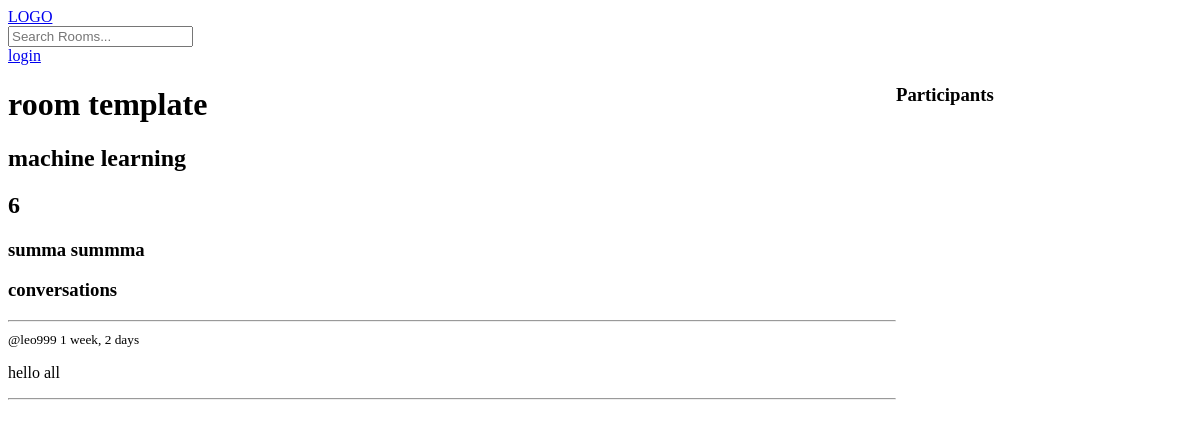
The page /room/6 on the database as committed earlier.
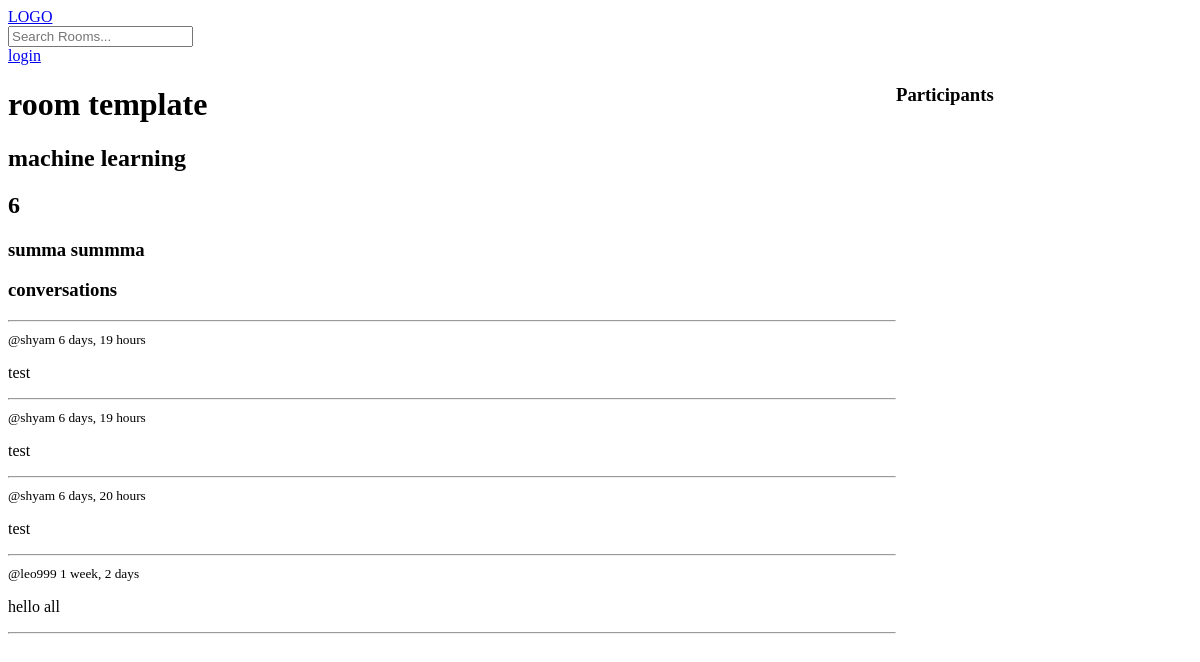
The same page on the database as committed later.
### base/models.py (models this page shows, shortened)
class Room(models.Model):
    host=models.ForeignKey(User,on_delete=models.CASCADE,null=True)
    topic=models.ForeignKey(Topic,on_delete=models.SET_NULL,null=True)
    name = models.CharField(max_length=100)
    description = models.TextField(null=True,blank=True)
    participants = models.ManyToManyField(User,related_name='participants',blank=True)
    updated = models.DateTimeField(auto_now=True)
    created = models.DateTimeField(auto_now_add=True)
    class Meta:
        ordering = ['-updated','-created']
    def __str__(self):
        return self.name

class Message(models.Model):
    user =models.ForeignKey(User,on_delete=models.CASCADE)
    room = models.ForeignKey(Room,on_delete=models.SET_NULL,null=True)
    body = models.TextField()
    updated = models.DateTimeField(auto_now=True)
    created = models.DateTimeField(auto_now_add=True)

### base/views.py (the view, shortened to what this page needs)
# urls.py: path("room/<str:pk>",views.room,name='room'),
def room(request,pk):
    rooms = Room.objects.get(id=pk)
    participant = rooms.participants.all()
    room_message = rooms.message_set.all()  .order_by('-created')
    context = {'room':rooms,'room_message':room_message,'participants':participant}
    return render(request,'base/room.html',context=context)

### base/templates/base/room.html (shortened to what this page needs)
{% extends 'main.html' %}
{% block content %}
<div class="room-container">
    <div>
        <h1>room template</h1>
        <h2>{{ room }}</h2>
        <h2>{{ room.id }}</h2>
        <h3>{{ room.description }}</h3>
        <div class="comment-wrapper">
            <h3>conversations</h3>
            <hr>
            {% for message in room_message %}
                <small>@{{ message.user }} {{ message.created|timesince }}</small>
                <p>{{ message.body }}</p>
                <hr>
            {% endfor %}
        </div>
    </div>
    <div>
        <h3>Participants</h3>
    </div>
</div>
{% endblock content %}

### template/main.html (shortened to what this page needs)
<!DOCTYPE html>
<html lang="en">
<head>
</head>
<body>
    {% include 'navbar.html' %}
{% block content %}
{% endblock content %}
</body>
</html>

### template/navbar.html
<a href="/">
    LOGO
</a>
<form action="{% url 'home' %}" method="">
<input type="text" name="q" placeholder="Search Rooms...">
</form>
{% if request.user.is_authenticated %}
<p>Hello {{  request.user }}</p>
<a href="{% url 'logout-room' %}">logout</a>
{% else %}
<a href="{% url 'login-room' %}">login</a>
{% endif %}

### base/templates/base/room.html (style rules this page uses)
.room-container { display: grid; grid-template-columns: 3fr 1fr; }

Rows that differ between the two databases and show on the page:
added Message: user "shyam", created "6 days, 19 hours", body "test"
added Message: user "shyam", created "6 days, 19 hours", body "test"
added Message: user "shyam", created "6 days, 20 hours", body "test"
